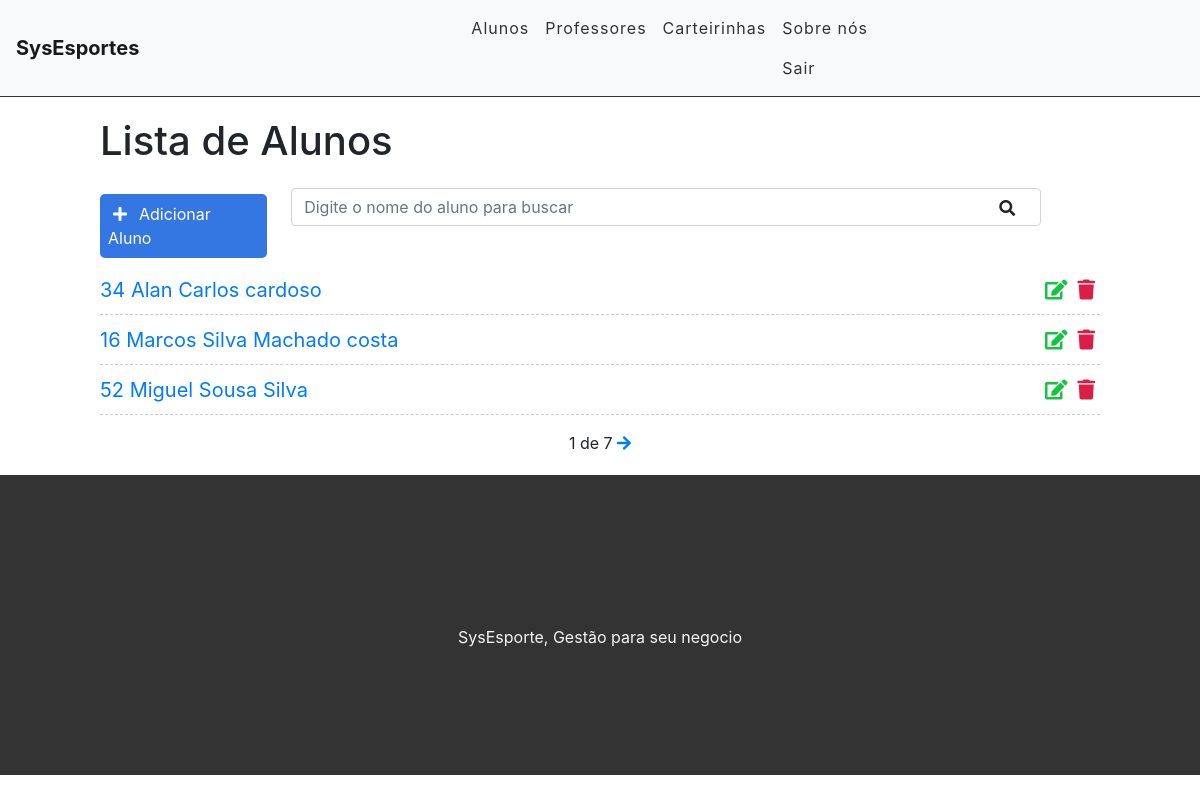
/aluno/listaluno/ (signed in), run on an earlier commit of the app's database.
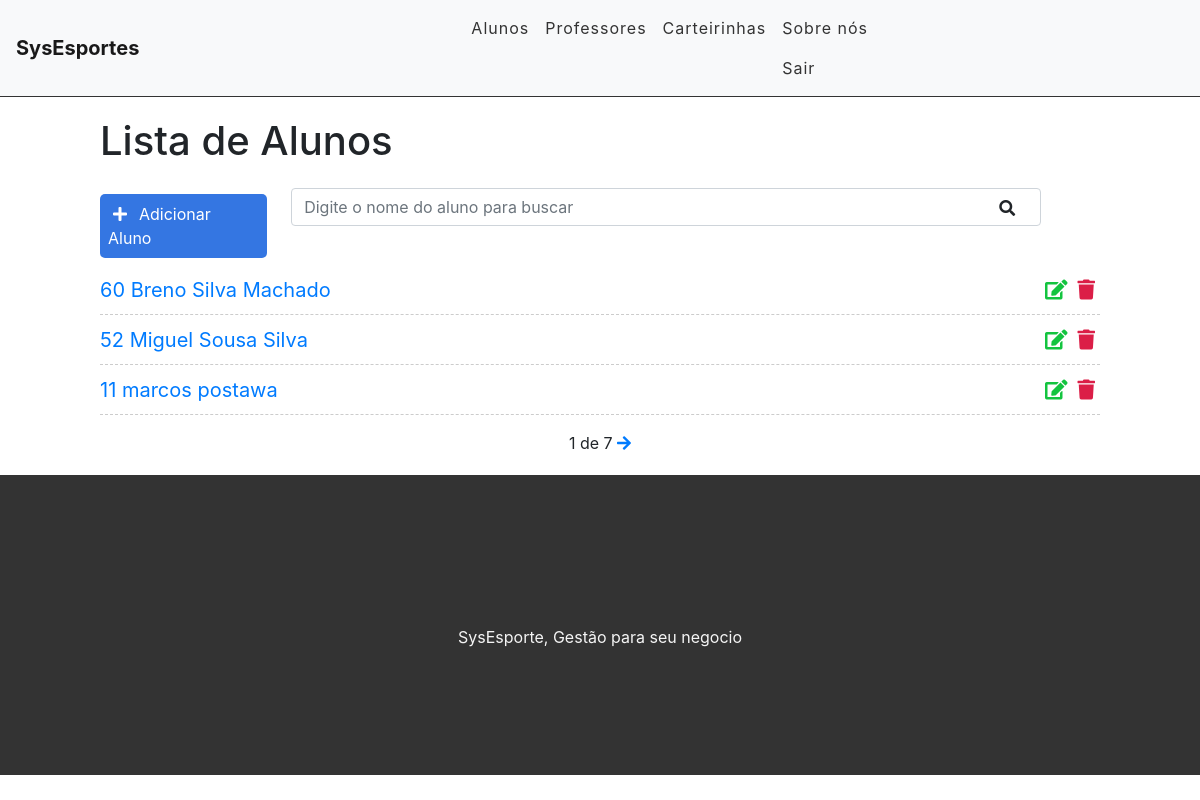
And on a later commit of the database.
### aluno/models.py (models this page shows, shortened)
class Aluno(models.Model):
    id_aluno = models.AutoField('Id do Aluno', primary_key=True)
    num_matricula = models.CharField('Matricula', max_length=50, blank=True)
    nome = models.CharField('Nome', max_length=30, blank=False, null=False)
    sobrenome = models.CharField('Sobre Nome', max_length=100, blank=False, null=False)
    nascimento = models.DateField('Nascimento', auto_now_add=False)
    rg = models.CharField('Rg/Registro', max_length=30, blank=True, null=True)
    cpf = models.CharField('CPF', unique=True, max_length=14, blank=True, null=True)
    sexo = models.CharField(max_length=4, choices=TIPO_SEXO, blank=True, null=True)
    altura = models.DecimalField('Altura', max_digits=8, decimal_places=2, default=0, blank=True, null=True)
    peso = models.DecimalField('Peso', max_digits=8, decimal_places=4, default=0, blank=True, null=True)
    tipo_sanguinio = models.CharField('Tipo Sanguinio', max_length=11, blank=True, null=True)
    email = models.EmailField(blank=True, null=True)
    fone1 = models.CharField('Telefone', max_length=13, blank=True, null=True)
    fone2 = models.CharField('Celular', max_length=13, blank=True, null=True)
    fone3 = models.CharField('Whatsapp', max_length=13, blank=True, null=True)
    pai = models.CharField(max_length=100, blank=True, null=True)
    fone4 = models.CharField('Telefone', max_length=13, blank=True, null=True)
    mae = models.CharField('Mãe', max_length=100, blank=True, null=True)
    fone5 = models.CharField('Telefone', max_length=13, blank=True, null=True)
    cep = models.CharField(max_length=9, blank=True, null=True)
    estado = models.CharField(max_length=30, blank=True, null=True, default='')
    cidade = models.CharField(max_length=50, blank=True, null=True, default='')
    rua = models.CharField(max_length=50, blank=True, null=True, default='')
    img = models.ImageField(upload_to='aluno/images/', verbose_name='Foto', null=True,  blank=True,)
    escolinha = models.ForeignKey(dadosEscolinha, blank=True, null=True, on_delete=models.CASCADE)
    data_cadastro = models.DateTimeField('Cadastrado em', auto_now_add=True)
    data_atualizacao = models.DateTimeField('Atualizado em', auto_now=True)
    class Meta:
        ordering = ['nome']
    @property
    def nome_completo(self):
        return '{} {}'.format(self.nome, self.sobrenome)

### aluno/views.py (the view)
# urls.py: path('listaluno/', views.ListaAlunos, name='lista_aluno'),
@login_required
def ListaAlunos(request):
	search = request.GET.get('search')
	if search:
		aluno1 = Aluno.objects.filter(nome__icontains=search)
		aluno2 = Aluno.objects.filter(cpf__exact=search)
		alunos = aluno1 or aluno2
	else:
		alunos_list = Aluno.objects.all().order_by('nome')
		paginator = Paginator(alunos_list, 3)
		page = request.GET.get('page')
		alunos = paginator.get_page(page)
	return render(request, 'aluno/listaluno.html', {'alunos': alunos})

### templates/aluno/listaluno.html (shortened to what this page needs)
{% extends 'system/base.html' %}
{% load staticfiles %}
{% block content %}
<div class="offset-1 col-10 list-div">
	<h1>Lista de Alunos</h1>
	<a id="add-link" href="{% url 'aluno:cadastro_aluno' %}">
		<div class="col-2 add-div">
			<i class="fas fa-plus"></i>Adicionar Aluno
		</div>
	</a>
	<div class="col-9 search-div">
		<form method="GET" id="search-form">
			<input class="form-control" type="text" id="search" name="search" placeholder="Digite o nome do aluno para buscar" value="{{request.GET.search}}">
			<label id="search-btn"><i class="fas fa-search" ></i></label>
	</form>
	</div>
	<ul class="aluno-list">
		{% for aluno in alunos %}
		<li class="aluno-item">
			<span><a href="{% url 'aluno:detalhe_aluno' aluno.pk %}">
			{{aluno.id_aluno}} {{aluno.nome_completo}}
			</a></span>
			<span><a href="{% url 'aluno:delete_aluno' aluno.pk%}" class="delete-btn"><i class="fas fa-trash"></i></a></span>
			<span><a href="{% url 'aluno:edita_cadastro' aluno.pk %}"><i class="fas fa-edit"></i></a></span>
		</li>
		{% endfor %}
	</ul>
	<div class="pagination">
		<span class="step-links">
			{% if alunos.paginator %}
			<span class="corrent">
				{{alunos.number}} de {{alunos.paginator.num_pages}}
			</span>
			{% endif %}
			{% if alunos.has_next%}
				<a href="?page={{alunos.next_page_number}}"><i class="fas fa-arrow-right"></i></a>
			{% endif %}
		</span>
	</div>
</div>
{% endblock %}

What changed in the data, as far as the page shows it:
removed Aluno: id_aluno "34", nome_completo "Alan Carlos cardoso"
removed Aluno: id_aluno "16", nome_completo "Marcos Silva Machado costa"
added Aluno: id_aluno "60", nome_completo "Breno Silva Machado"
now on this page (row unchanged): Aluno: id_aluno "11", nome_completo "marcos postawa"
